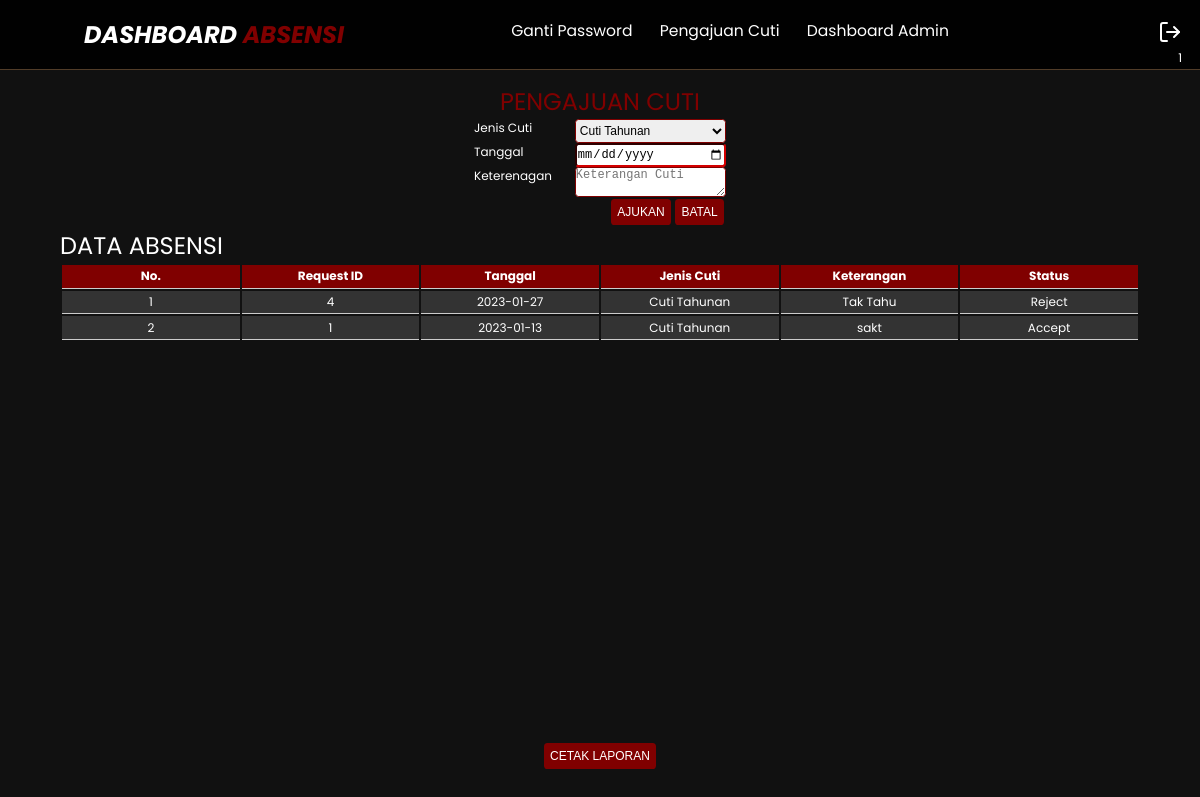
The page /dashboard/index.php?menu=pengajuan (signed in) on the database its author committed.
### tables this page shows
CREATE TABLE `absensi` (
  `id` int(11) NOT NULL,
  `user_id` int(11) NOT NULL,
  `tgl` date DEFAULT NULL,
  `jam_masuk` varchar(255) DEFAULT NULL,
  `jam_keluar` varchar(255) DEFAULT NULL,
  `req_id` int(11) DEFAULT NULL
);

CREATE TABLE `request` (
  `id` int(11) NOT NULL,
  `req_id` int(11) NOT NULL,
  `jenis` varchar(255) DEFAULT NULL,
  `keterangan` varchar(255) DEFAULT NULL,
  `status` varchar(255) DEFAULT NULL
);

### dashboard/pengajuan.php (the view, shortened to what this page needs)
<div class="bform">
    <form action="action.php" method="POST" class="form">
        <p>PENGAJUAN CUTI</p>
        <div class="inputform"><span>Jenis Cuti</span>
            <select class='ajuan' name="jenis">
                <option value="Cuti Tahunan">Cuti Tahunan</option>
            </select>
    </div>
        <div class="inputform"><span>Tanggal</span><input class='ajuan' name="tanggal" placeholder="Tanggal" type="date" class="login-input" /></div>
        <div class="inputform"><span>Keterenagan</span><textarea class='ajuan' style="margin-left: 1rem;" placeholder="Keterangan Cuti" name="keterangan"></textarea>
        </div>
        <div class="btform">
            <button type="submit" name="pengajuan" class="button" value="<?php
                                                                            echo $_SESSION['user_id'];
                                                                            ?>">AJUKAN</button>
            <button type="submit" name="cancel" class="button">BATAL</button>
        </div>
    </form>
</div>
<div class="table">
    <div class="table_header">
    <p>DATA ABSENSI</p>
    </div>
    <div class="table_section">
<table class="table">
  <thead>
  <tr class="tr">
    <th class="th">No.</th>
    <th class="th">Request ID</th>
    <th class="th">Tanggal</th>
    <th class="th">Jenis Cuti</th>
    <th class="th">Keterangan</th>
    <th class="th">Status</th>
  </tr>
</thead>
<tbody>
<?php
    include("../connection.php");
  $sql = "SELECT * FROM absensi as a, request as b WHERE a.req_id=b.req_id AND a.user_id='$user_id' order by a.tgl desc";
  $result = $db->query($sql);
     $no = 1;
  while ($data = $result->fetch_assoc()) {
    echo "<tr class='tr'>";
    echo "<td class='td'>" . $no++ . "</td>";
    echo "<td class='td'> " . $data['req_id'] . " </td>";
    echo "<td class='td'> " . $data['tgl'] . " </td>";
    echo "<td class='td'> " . $data['jenis'] . " </td>";
    echo "<td class='td'> " . $data['keterangan'] . " </td>";
    echo "<td class='td'> " . $data['status'] . " </td>";
    echo "</tr>";
  }
  ?>
  </tbody>
</table>
</div>
</div>

### dashboard/dashboard.css (style rules this page uses)
:root { --primary: #800000; --bg: #010101 }
* { margin: 0; padding: 0; box-sizing: border-box; outline: none; text-decoration: none; }
body { font-family: 'Poppins', sans-serif; background-color: #111; color: white; }
input, select { height: 2rem; width: 10rem; border-color: var(--primary); border-radius: 0.3rem; font-size: 1rem; }
textarea { border-color: var(--primary); border-radius: 0.3rem; font-size: 1rem; }
button { background-color: var(--primary); color: #fff; padding: 0.5rem; border: none; outline: none; border-radius: 0.3rem; margin: 0.2rem; font-size: 1rem; display: flex; align-items: center; justify-content: center; }
.table { width: 100%; }
.table_header { display: flex; justify-content: space-between; align-items: center; flex-flow: row wrap; margin-right: 5vw; margin-left: 5vw; }
.table_header p { font-size: 2rem; }
.table_section { margin-right: 5vw; margin-left: 5vw; height: 55vh; width: 90vw; overflow: auto; }
table { width: 100%; table-layout: fixed; min-width: 80rem; }
thead { position: sticky; top: 0; background-color: var(--primary); color: #fff; }
th,td { border-bottom: 1px solid #ccc; padding: 0.2rem; word-break: break-all; text-align: center; }
td { background-color: #333; }
.bform { display: flex; justify-content: center; }
.form { display: flex; flex-flow: column wrap; justify-content: space-between; align-items: center; }
.form p { font-size: 2rem; color: var(--primary); }
.inputform { width: 100%; display: flex; flex-flow: row wrap; justify-content: space-between; }
.ajuan { width:60% }
.form div input { margin-left: 2rem; }
.btform { width: 100%; display: flex; flex-flow: row wrap; justify-content: right; }
@media (max-width: 1366px) { html { font-size: 75%; } }

### rows shown on the page
absensi: request.req_id "4", tgl "2023-01-27", request.jenis "Cuti Tahunan", request.keterangan "Tak Tahu", request.status "Reject"
absensi: request.req_id "1", tgl "2023-01-13", request.jenis "Cuti Tahunan", request.keterangan "sakt", request.status "Accept"

### other values the page prints
$nama_lengkap "1"
